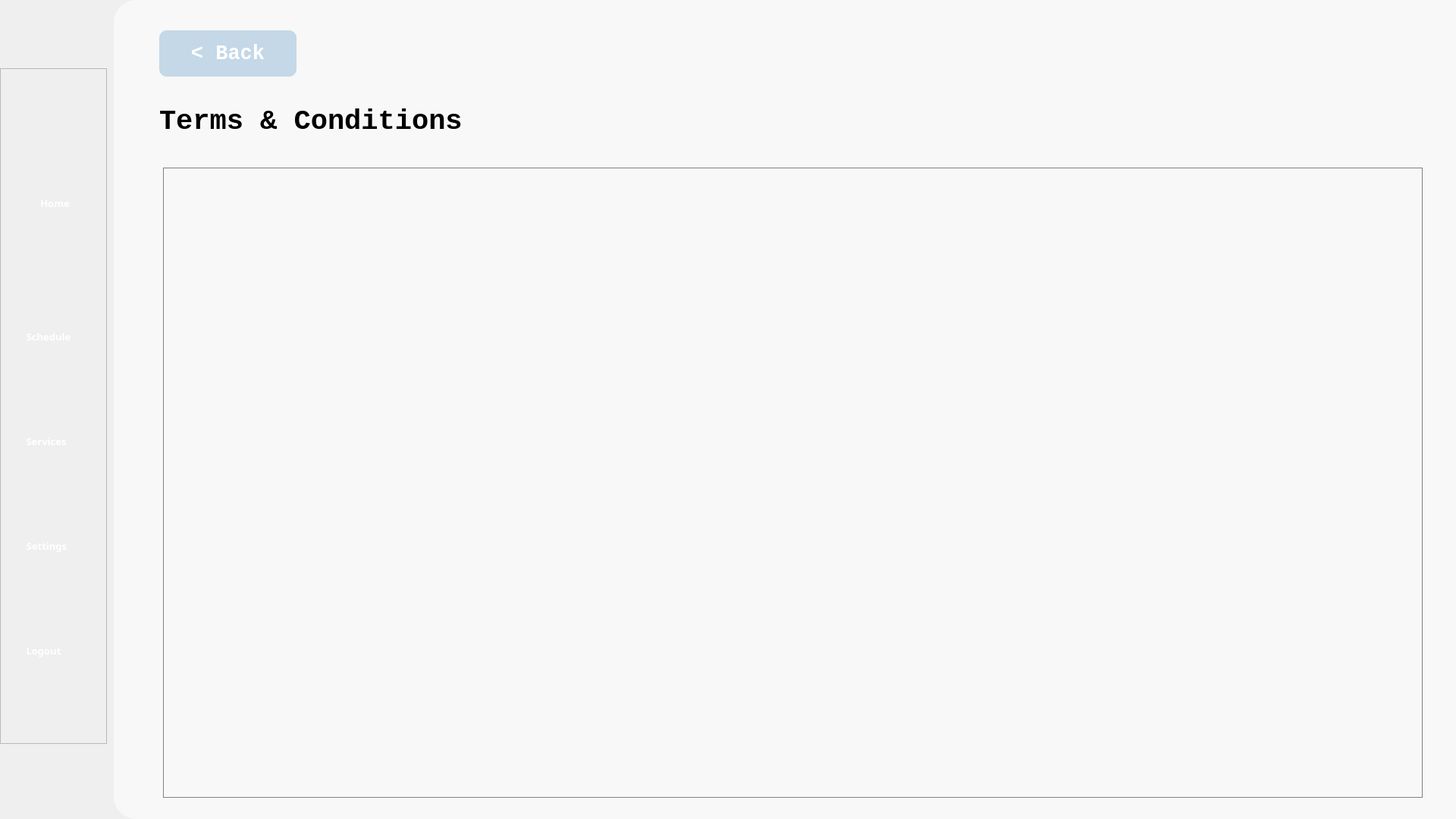
<?xml version="1.0" encoding="UTF-8"?>
<ui version="4.0">
 <class>Form</class>
 <widget class="QWidget" name="Form">
  <property name="geometry">
   <rect>
    <x>0</x>
    <y>0</y>
    <width>1920</width>
    <height>1080</height>
   </rect>
  </property>
  <property name="windowTitle">
   <string>Form</string>
  </property>
  <property name="styleSheet">
   <string notr="true">background-color: &quot;#B6D0E2&quot; </string>
  </property>
  <widget class="QFrame" name="frame">
   <property name="geometry">
    <rect>
     <x>0</x>
     <y>90</y>
     <width>141</width>
     <height>891</height>
    </rect>
   </property>
   <property name="frameShape">
    <enum>QFrame::StyledPanel</enum>
   </property>
   <property name="frameShadow">
    <enum>QFrame::Raised</enum>
   </property>
   <widget class="QWidget" name="layoutWidget_4">
    <property name="geometry">
     <rect>
      <x>30</x>
      <y>19</y>
      <width>87</width>
      <height>871</height>
     </rect>
    </property>
    <layout class="QVBoxLayout" name="verticalLayout">
     <item>
      <widget class="QToolButton" name="home_navigation">
       <property name="enabled">
        <bool>true</bool>
       </property>
       <property name="sizePolicy">
        <sizepolicy hsizetype="Fixed" vsizetype="Fixed">
         <horstretch>0</horstretch>
         <verstretch>0</verstretch>
        </sizepolicy>
       </property>
       <property name="minimumSize">
        <size>
         <width>85</width>
         <height>96</height>
        </size>
       </property>
       <property name="maximumSize">
        <size>
         <width>85</width>
         <height>96</height>
        </size>
       </property>
       <property name="font">
        <font>
         <family>Source Sans Pro Semibold</family>
         <pointsize>10</pointsize>
         <weight>75</weight>
         <bold>true</bold>
        </font>
       </property>
       <property name="styleSheet">
        <string notr="true">border: none; 
color: white;</string>
       </property>
       <property name="text">
        <string>   Home   </string>
       </property>
       <property name="icon">
        <iconset>
         <normaloff>../Images/nav_images/home_page_icon.png</normaloff>../Images/nav_images/home_page_icon.png</iconset>
       </property>
       <property name="iconSize">
        <size>
         <width>70</width>
         <height>70</height>
        </size>
       </property>
       <property name="toolButtonStyle">
        <enum>Qt::ToolButtonTextUnderIcon</enum>
       </property>
      </widget>
     </item>
     <item>
      <widget class="QToolButton" name="appointments_navigation">
       <property name="enabled">
        <bool>true</bool>
       </property>
       <property name="sizePolicy">
        <sizepolicy hsizetype="Fixed" vsizetype="Fixed">
         <horstretch>0</horstretch>
         <verstretch>0</verstretch>
        </sizepolicy>
       </property>
       <property name="font">
        <font>
         <family>Source Sans Pro Semibold</family>
         <pointsize>10</pointsize>
         <weight>75</weight>
         <bold>true</bold>
        </font>
       </property>
       <property name="styleSheet">
        <string notr="true">border: none; 
color: white;</string>
       </property>
       <property name="text">
        <string>Schedule</string>
       </property>
       <property name="icon">
        <iconset>
         <normaloff>../Images/nav_images/appointment_page_icon.png</normaloff>../Images/nav_images/appointment_page_icon.png</iconset>
       </property>
       <property name="iconSize">
        <size>
         <width>70</width>
         <height>70</height>
        </size>
       </property>
       <property name="toolButtonStyle">
        <enum>Qt::ToolButtonTextUnderIcon</enum>
       </property>
      </widget>
     </item>
     <item>
      <widget class="QToolButton" name="services_navigation">
       <property name="enabled">
        <bool>true</bool>
       </property>
       <property name="sizePolicy">
        <sizepolicy hsizetype="Fixed" vsizetype="Fixed">
         <horstretch>0</horstretch>
         <verstretch>0</verstretch>
        </sizepolicy>
       </property>
       <property name="font">
        <font>
         <family>Source Sans Pro Semibold</family>
         <pointsize>10</pointsize>
         <weight>75</weight>
         <bold>true</bold>
        </font>
       </property>
       <property name="styleSheet">
        <string notr="true">border: none; 
color: white;</string>
       </property>
       <property name="text">
        <string>Services</string>
       </property>
       <property name="icon">
        <iconset>
         <normaloff>../Images/nav_images/services_icon.png</normaloff>../Images/nav_images/services_icon.png</iconset>
       </property>
       <property name="iconSize">
        <size>
         <width>70</width>
         <height>70</height>
        </size>
       </property>
       <property name="toolButtonStyle">
        <enum>Qt::ToolButtonTextUnderIcon</enum>
       </property>
      </widget>
     </item>
     <item>
      <widget class="QToolButton" name="settings_navigation">
       <property name="enabled">
        <bool>true</bool>
       </property>
       <property name="sizePolicy">
        <sizepolicy hsizetype="Fixed" vsizetype="Fixed">
         <horstretch>0</horstretch>
         <verstretch>0</verstretch>
        </sizepolicy>
       </property>
       <property name="font">
        <font>
         <family>Source Sans Pro Semibold</family>
         <pointsize>10</pointsize>
         <weight>75</weight>
         <bold>true</bold>
        </font>
       </property>
       <property name="styleSheet">
        <string notr="true">border: none; 
color: white;</string>
       </property>
       <property name="text">
        <string>Settings</string>
       </property>
       <property name="icon">
        <iconset>
         <normaloff>../Images/nav_images/settings_page_icon.png</normaloff>../Images/nav_images/settings_page_icon.png</iconset>
       </property>
       <property name="iconSize">
        <size>
         <width>70</width>
         <height>70</height>
        </size>
       </property>
       <property name="toolButtonStyle">
        <enum>Qt::ToolButtonTextUnderIcon</enum>
       </property>
      </widget>
     </item>
     <item>
      <widget class="QToolButton" name="logout_navigation">
       <property name="enabled">
        <bool>true</bool>
       </property>
       <property name="sizePolicy">
        <sizepolicy hsizetype="Fixed" vsizetype="Fixed">
         <horstretch>0</horstretch>
         <verstretch>0</verstretch>
        </sizepolicy>
       </property>
       <property name="font">
        <font>
         <family>Source Sans Pro Semibold</family>
         <pointsize>10</pointsize>
         <weight>75</weight>
         <bold>true</bold>
        </font>
       </property>
       <property name="styleSheet">
        <string notr="true">border: none; 
color: white;</string>
       </property>
       <property name="text">
        <string>Logout</string>
       </property>
       <property name="icon">
        <iconset>
         <normaloff>../Images/nav_images/logout_icon.png</normaloff>../Images/nav_images/logout_icon.png</iconset>
       </property>
       <property name="iconSize">
        <size>
         <width>70</width>
         <height>70</height>
        </size>
       </property>
       <property name="toolButtonStyle">
        <enum>Qt::ToolButtonTextUnderIcon</enum>
       </property>
      </widget>
     </item>
    </layout>
   </widget>
  </widget>
  <widget class="QWidget" name="whitebg" native="true">
   <property name="geometry">
    <rect>
     <x>150</x>
     <y>0</y>
     <width>1771</width>
     <height>1080</height>
    </rect>
   </property>
   <property name="styleSheet">
    <string notr="true">background-color: #F8F8F8;
border-bottom-left-radius: 30px;
border-top-left-radius: 30px;</string>
   </property>
   <widget class="QLabel" name="tnc_label">
    <property name="geometry">
     <rect>
      <x>60</x>
      <y>120</y>
      <width>481</width>
      <height>81</height>
     </rect>
    </property>
    <property name="font">
     <font>
      <family>Consolas</family>
      <pointsize>28</pointsize>
      <weight>75</weight>
      <bold>true</bold>
     </font>
    </property>
    <property name="text">
     <string>Terms &amp; Conditions</string>
    </property>
   </widget>
   <widget class="QPushButton" name="back_button">
    <property name="enabled">
     <bool>true</bool>
    </property>
    <property name="geometry">
     <rect>
      <x>60</x>
      <y>40</y>
      <width>181</width>
      <height>61</height>
     </rect>
    </property>
    <property name="font">
     <font>
      <family>Consolas</family>
      <pointsize>20</pointsize>
      <weight>75</weight>
      <bold>true</bold>
     </font>
    </property>
    <property name="autoFillBackground">
     <bool>false</bool>
    </property>
    <property name="styleSheet">
     <string notr="true">background-color: rgba(182, 208, 226,0.8);
color: rgb(255, 255, 255);
border-radius: 10px;</string>
    </property>
    <property name="text">
     <string>&lt; Back</string>
    </property>
    <property name="iconSize">
     <size>
      <width>70</width>
      <height>70</height>
     </size>
    </property>
   </widget>
   <widget class="QTextBrowser" name="textBrowser">
    <property name="geometry">
     <rect>
      <x>65</x>
      <y>221</y>
      <width>1661</width>
      <height>831</height>
     </rect>
    </property>
    <property name="styleSheet">
     <string notr="true">border-radius: 0px; border: 1px solid #808080</string>
    </property>
   </widget>
  </widget>
 </widget>
 <resources/>
 <connections/>
</ui>
